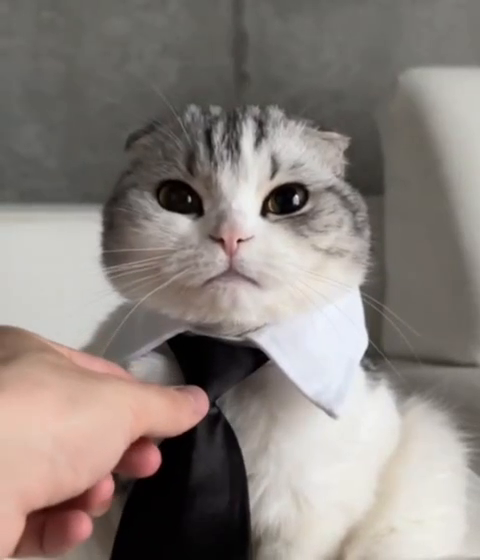
#> input picture frame 20 of Lab1/kotik.MP4, 480 x 560 px
$ python MotionDetection.py
#> lines starting #> are read from the running program, lines starting #| are printed output that depends on the picture; after the words box and inside, x2 and y2 are one past the last pixel; in counts of white or black regions, pixels touching at a corner belong together
import logging

import numpy as np
import cv2


class MotionDetect:
    _threshold: float = None
    _contour_area: float = None

    _kernel_size: int = None
    _deviation: float = None

    def __init__(
            self,
            threshold: float = 15.0,
            contour_area: float = 800.0,
            kernel_size: int = 5,
            deviation: float = 1,
    ):
        self._threshold = threshold
        self._contour_area = contour_area
        self._kernel_size = kernel_size
        self._deviation = deviation

    def __prepare_frame(self, frame: np.ndarray) -> np.ndarray:
        """
        Подготовить фрейм к обработке,
        привести к ЧБ,
        применить фильтр Гаусса
        :param frame: Кадр
        :return: Обработанный кадр
        """
        gray_frame = cv2.cvtColor(frame, cv2.COLOR_BGR2GRAY)

        return cv2.GaussianBlur(
            gray_frame,
            (self._kernel_size, self._kernel_size),
            self._deviation
        )


    def process_video(
            self,
            input_path: str,
            output_path: str
    ):
#> called with input_path = 'Lab5/files/kotik.mp4', output_path = 'Lab5/files/2_proc_0.mp4'
        video_ifstream = cv2.VideoCapture(input_path)

        ret, frame = video_ifstream.read()
#> frame is the input picture: shape (560, 480, 3); mean B, G, R 125.2, 130.3, 138.9

        if not ret:
            logging.error('Не удалось открыть видеофайл.')
            return

        # Читаем первый кадр в чб, применяем размытие Гаусса
        processed_frame = self.__prepare_frame(frame)
#> in __prepare_frame, `gray_frame = cv2.cvtColor(frame, cv2.COLOR_BGR2GRAY)`:
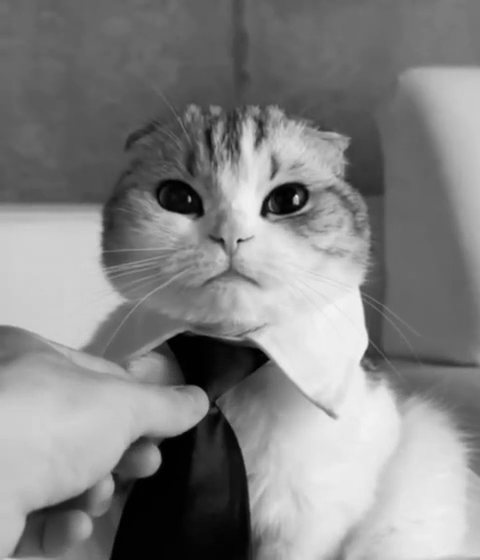
#> gray_frame: shape (560, 480); min 0, max 244, mean 132.3

        # Подготовка файла для записи нового видео
        fourcc = cv2.VideoWriter_fourcc(*'mp4v')
        frame_width = int(video_ifstream.get(cv2.CAP_PROP_FRAME_WIDTH))
        frame_height = int(video_ifstream.get(cv2.CAP_PROP_FRAME_HEIGHT))

        video_ofstream = cv2.VideoWriter(output_path, fourcc, 24, (frame_width, frame_height))

        logging.info(f"Видео будет сохранено по адресу: {output_path}")

        while True:
            previous_frame = processed_frame.copy()

            ret, frame = video_ifstream.read()
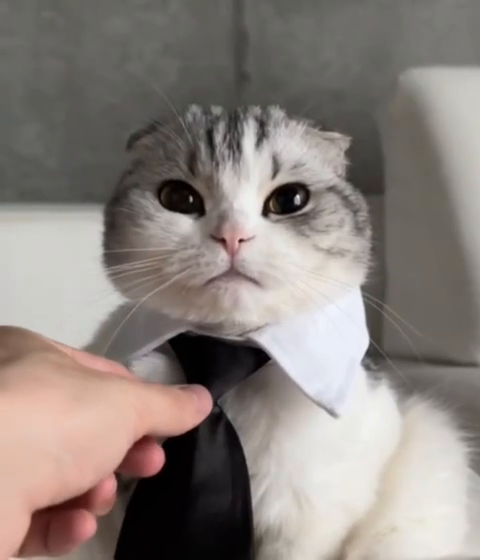
#> input picture frame 21 of Lab1/kotik.MP4, 480 x 560 px
#> frame is the input picture: shape (560, 480, 3); mean B, G, R 125.5, 130.5, 139.4

            if not ret:
                break

            # Преобразование текущего кадра в оттенки серого и размытие
            processed_frame = self.__prepare_frame(frame)
#> in __prepare_frame (call 2), `gray_frame = cv2.cvtColor(frame, cv2.COLOR_BGR2GRAY)`:
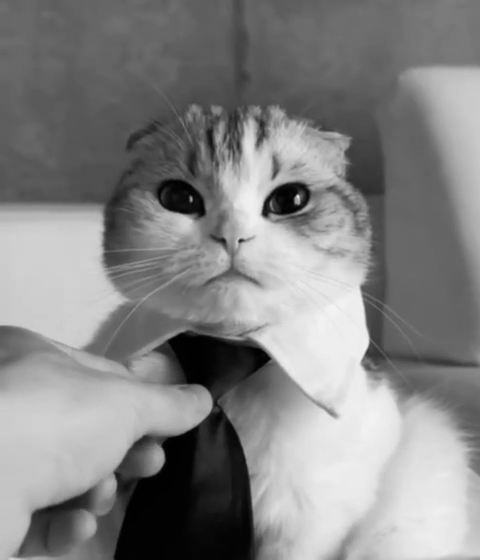
#> gray_frame: shape (560, 480); min 0, max 244, mean 132.6

            # Вычисление разницы между текущим и предыдущим кадром
            frame_difference = cv2.absdiff(previous_frame, processed_frame)
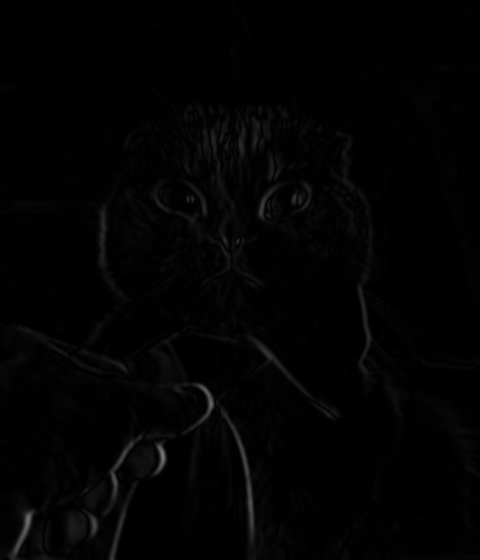
#> frame_difference: shape (560, 480); min 0, max 118, mean 2.7

            # Проводим операцию двоичного разделения:
            # проводим бинаризацию изображения по пороговому значению (оставляем либо 255, либо 0)
            _, thresholded_frame = cv2.threshold(frame_difference, self._threshold, 255, cv2.THRESH_BINARY)
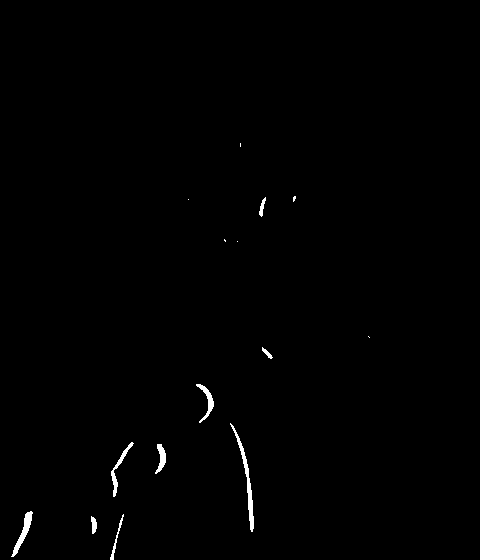
#> thresholded_frame: shape (560, 480); 0.59% white; 15 white regions (6 under 20 px)

            # Поиск контуров объектов
            contours, _ = cv2.findContours(thresholded_frame, cv2.RETR_EXTERNAL, cv2.CHAIN_APPROX_SIMPLE)
#> contours = 15 contours, 6 with area under 20; largest, box (x1, y1, x2, y2) and area: (230, 423, 254, 532) 300, (11, 511, 33, 557) 224, (111, 442, 134, 497) 158, (196, 384, 214, 423) 154, (155, 444, 166, 474) 132

            for contour in contours:

                contour_area = cv2.contourArea(contour)

                if contour_area < self._contour_area: # Ищем контур больше заданного значения
                    continue

                # Запись исходного кадра, если найдены значимые изменения
                video_ofstream.write(frame)
                break
#> this loop made 3 passes
#> contour_area on passes 1 to 3: 56, 57.5, 223.5

            # Прерывание по нажатию клавиши 'Esc'
            if cv2.waitKey(1) & 0xFF == 27:
#> (key Esc is pressed here)
                break

        video_ifstream.release()
        video_ofstream.release()
        logging.info("Видео успешно записано")
        cv2.destroyAllWindows()

if __name__ == '__main__':

    logging.basicConfig(level=logging.INFO)

    configs = [
        {
            "threshold": 40,
            "contour_area": 200,
            "deviation": 2,
        },
        {
            "threshold": 100,
            "contour_area": 20,
            "deviation": 2,
        },
        {
            "threshold": 10,
            "contour_area": 500,
            "deviation": 1,
        },
        {
            "threshold": 10,
            "contour_area": 5000,
            "deviation": 1,
        },
        {
            "threshold": 10,
            "contour_area": 3000,
            "deviation": 1,
        },
        {
            "threshold": 10,
            "contour_area": 2000,
            "deviation": 1,
        },
        {
            "threshold": 5,
            "contour_area": 2000,
            "deviation": 1,
        },
        {
            "threshold": 1,
            "contour_area": 2000,
            "deviation": 1,
        },
    ]

    for i, config in enumerate(configs):
        motionDetect = MotionDetect(
            threshold=config["threshold"],
            contour_area=config["contour_area"],
            deviation=config["deviation"],
        )
        motionDetect.process_video('Lab5/files/kotik.mp4', f'Lab5/files/2_proc_{i}.mp4')

$ run again, starting later in the video
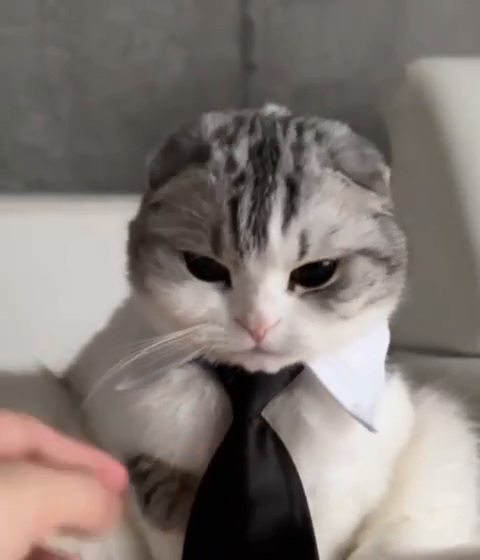
#> input picture frame 90 of Lab1/kotik.MP4, 480 x 560 px
#> in process_video, frame is the input picture: shape (560, 480, 3); mean B, G, R 116.9, 122.2, 130.9
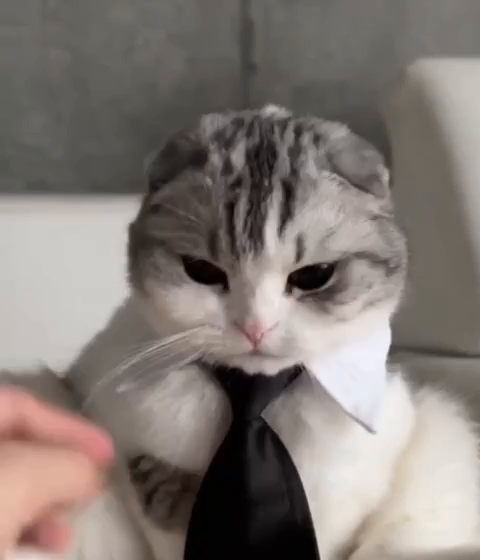
#> input picture frame 91 of Lab1/kotik.MP4, 480 x 560 px
#> in process_video, frame is the input picture: shape (560, 480, 3); mean B, G, R 117, 122.2, 131
#> in process_video, `_, thresholded_frame = cv2.threshold(frame_difference, self._threshold..`:
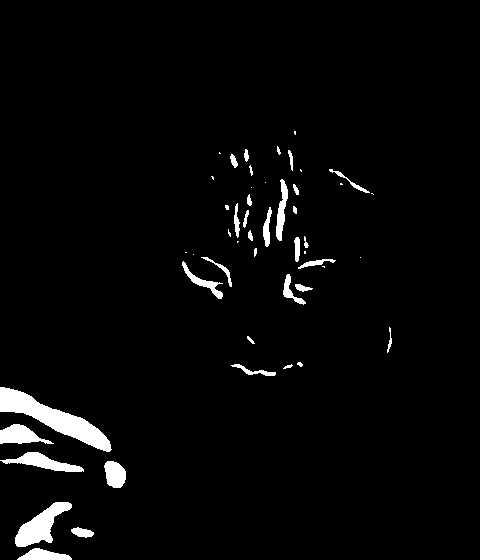
#> thresholded_frame: shape (560, 480); 3.2% white; 50 white regions (16 under 20 px)
#> contours = 50 contours, 24 with area under 20; largest, box (x1, y1, x2, y2) and area: (0, 387, 112, 452) 2190, (15, 502, 72, 547) 1080, (0, 452, 84, 472) 622, (0, 424, 54, 444) 568, (104, 461, 126, 488) 422
#> the loop in process_video, `for contour in contours: ` made 1 pass
#> contour_area on pass 1: 355.5

$ run again, starting later in the video
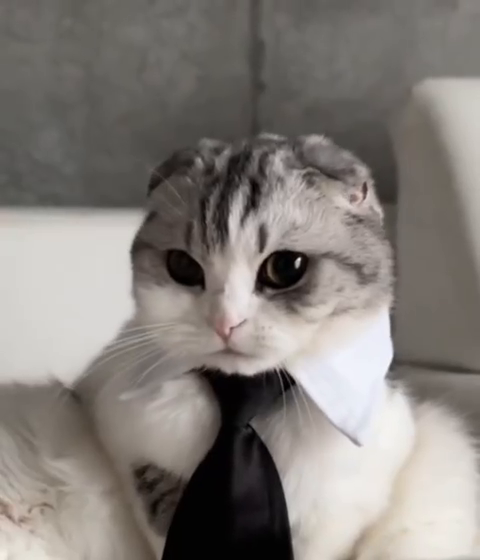
#> input picture frame 160 of Lab1/kotik.MP4, 480 x 560 px
#> in process_video, frame is the input picture: shape (560, 480, 3); mean B, G, R 122.7, 127.3, 132.7
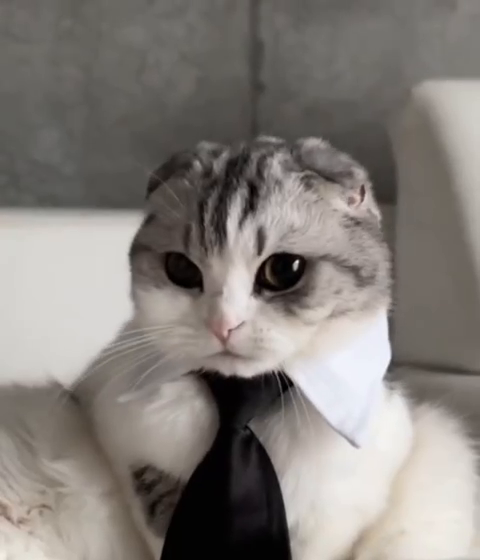
#> input picture frame 161 of Lab1/kotik.MP4, 480 x 560 px
#> in process_video, frame is the input picture: shape (560, 480, 3); mean B, G, R 122.5, 127.2, 132.6
#> in process_video, `_, thresholded_frame = cv2.threshold(frame_difference, self._threshold..`:
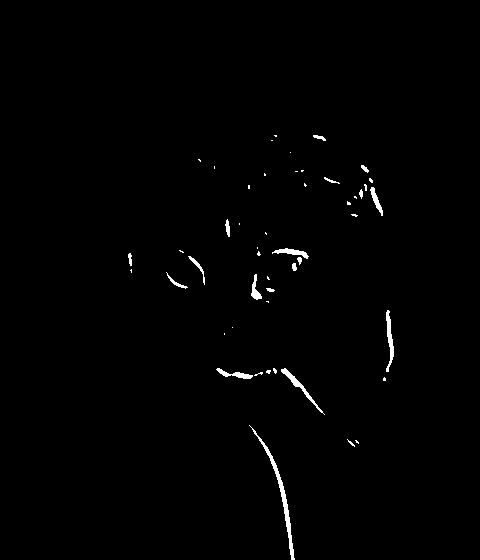
#> thresholded_frame: shape (560, 480); 0.84% white; 49 white regions (31 under 20 px)
#> contours = 49 contours, 35 with area under 20; largest, box (x1, y1, x2, y2) and area: (249, 425, 295, 560) 386, (281, 368, 325, 415) 184, (386, 310, 394, 372) 170, (272, 248, 309, 259) 124, (216, 368, 253, 379) 116
#> the loop in process_video, `for contour in contours: ` made 3 passes
#> contour_area on pass 3: 386.5
